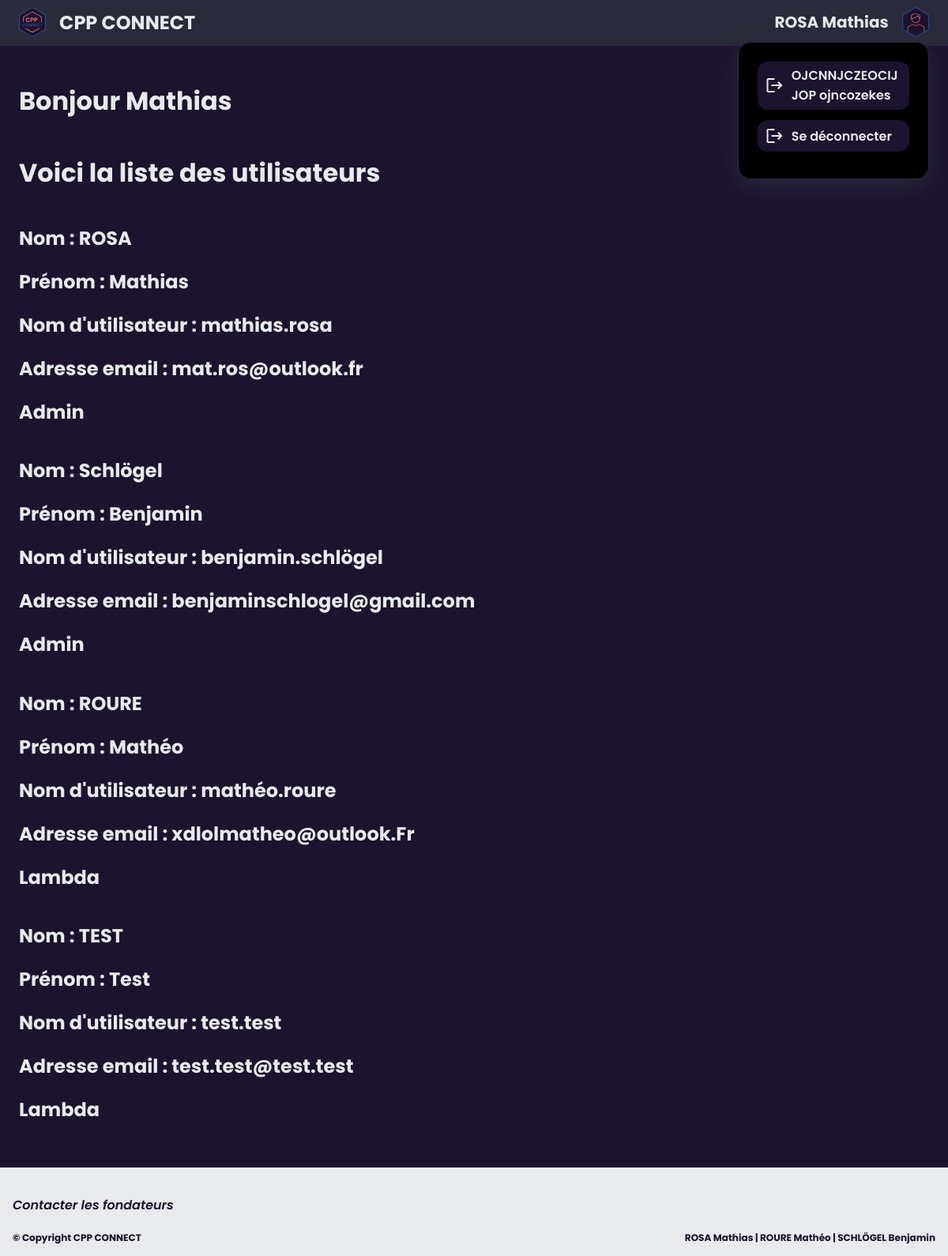
The app's page /admin-dashboard/ (signed in), older data.
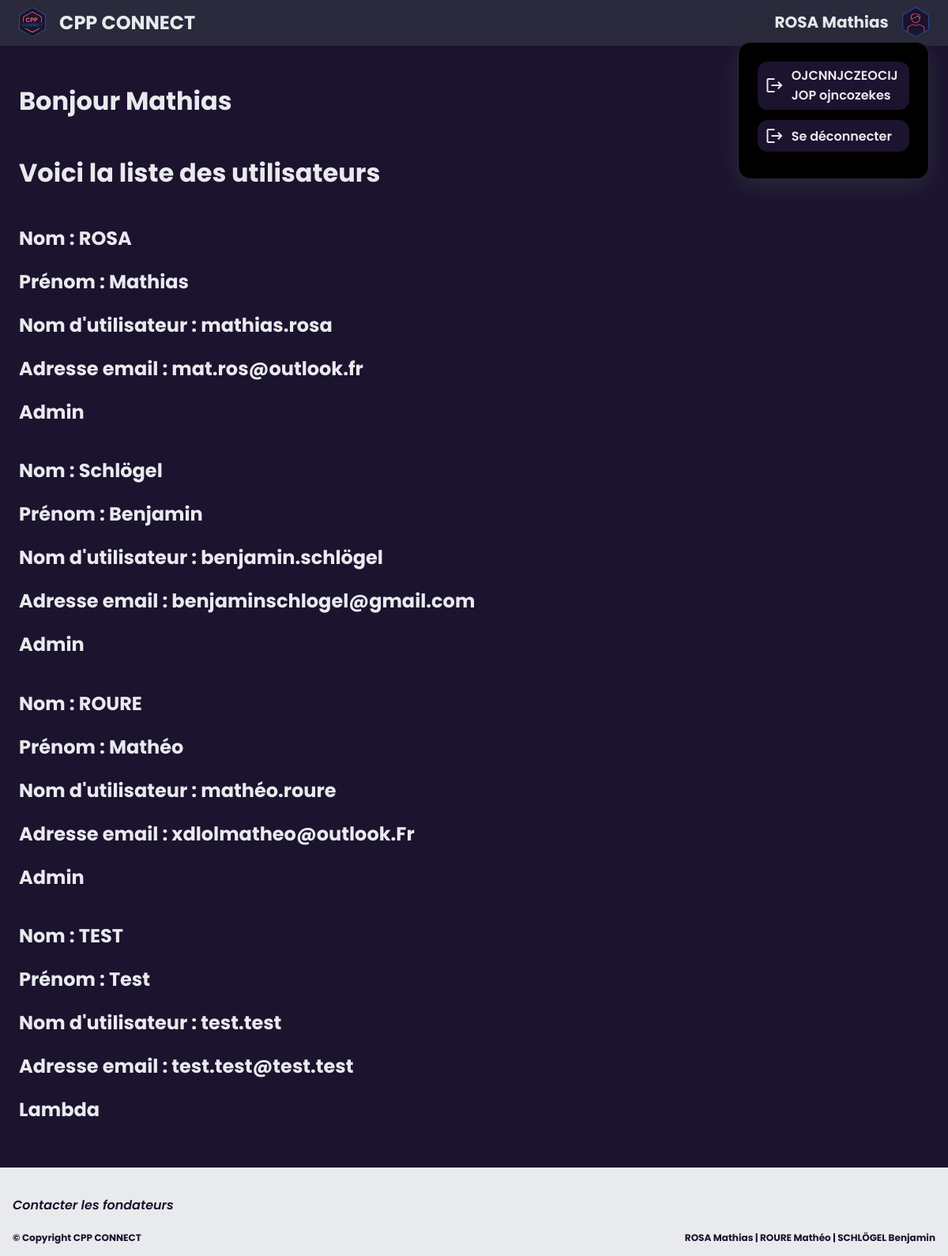
The same page, newer data.
### app/__init__.py (models this page shows)
class User(UserMixin, db.Model):
    id = db.Column(db.Integer, primary_key=True)
    name = db.Column(db.String(25), unique=True)
    surname = db.Column(db.String(25), unique=True)
    username = db.Column(db.String(15), unique=True)
    email = db.Column(db.String(50), unique=True)
    password = db.Column(db.String(80))
    admin = db.Column(db.Boolean)
    darkmode = db.Column(db.Boolean)

### app/__init__.py (the view)
@app.route('/admin-dashboard/')
@login_required
def admin():
    darkmode_status = "lightmode"
    if current_user.admin == 0:
        return redirect(url_for("dashboard"))
    else:
        if current_user.darkmode == True:
            darkmode_status = 'darkmode'
        userlist = [user for user in db.session.query(User)]
        return render_template('admin.html',
                                current_user=current_user,
                                userlist=userlist,
                                darkmode_status=darkmode_status,
                                )

### app/__init__.py (called while the page is built)
@login_manager.user_loader
def load_user(user_id):
    return User.query.get(int(user_id))

### app/templates/admin.html (shortened to what this page needs)
{% extends 'base.html' %}
{% block head %}
<link rel="stylesheet" href="{{ url_for('static', filename='styles/connected_styles.css') }}">
{% endblock %}
{% block content %}
<div class="content">
    <h1>Bonjour {{ current_user.surname }}</h1>
    <h1>Voici la liste des utilisateurs</h1>
    {% for user in userlist %}
    <div class="user" id="{{user.username}}">
        <h2 id="name">Nom : {{user.name}}</h2>
        <h2 id="surname">Prénom : {{user.surname}}</h2>
        <h2 id="username">Nom d'utilisateur : {{user.username}}</h2>
        <h2 id="email">Adresse email : {{user.email}}</h2>
        <h2 id="classe">
            {% if user.admin == 1 %}
            Admin
            {% elif user.admin == 2 %}
            Délégué
            {% else %}
            Lambda
            {% endif %}
        </h2>
    </div>
    {% endfor %}
</div>
{% endblock %}

### app/templates/base.html (shortened to what this page needs)
<!DOCTYPE html>
<html lang="fr">
<head>
    <link rel="stylesheet" href="{{ url_for('static', filename='styles/styles.css') }}">
    {% block head %}{% endblock %}
</head>
<body>
    <div class="header">
        <div class="header-left">
            <a href="{{ url_for('index') }}">
                <img src="{{ url_for('static', filename='img/' + darkmode_status + '/cpp_connect.svg') }}" alt="logo" class="logo">
                <h1>CPP CONNECT</h1>
            </a>
        </div>
        <div class="header-right">
            {% if current_user.is_anonymous %}
            <a href="{{ url_for('login') }}">
                <h2>Se connecter</h2>
                <img src="{{ url_for('static', filename='img/' + darkmode_status + '/user_connect.svg') }}" alt="logo" class="login-img">
            </a>
            {% else %}
                <a href="{{ url_for('dashboard') }}">
                    <h2>{{current_user.name}} {{current_user.surname}}</h2>
                    <img src="{{ url_for('static', filename='img/' + darkmode_status + '/user_connect.svg') }}" alt="logo" class="login-img">
                </a>
                <div class="dropdown-menu">
                    <a href="{{ url_for('logout') }}" class="item" >
                        <i class="material-icons">logout</i>
                        <p>OJCNNJCZEOCIJJOP ojncozekes</p>
                    </a>
                    <a href="{{ url_for('logout') }}" class="item" >
                        <i class="material-icons">logout</i>
                        <p>Se déconnecter</p>
                    </a>
                </div>
            {% endif %}
        </div>
    </div>
    {% block content %}{% endblock %}
    {% include 'footer.html' %}
</body>
</html>

### app/templates/footer.html
<div class="footer">
    <a href="{{ url_for('index') }}" ><div class="bouton">
        <h1>Contacter les fondateurs</h1>
    </div></a>
    <div class="footer-text">
        <h2 id="copyright">&copy; Copyright {{year}} CPP CONNECT</h2>
        <h2 id="creator">ROSA Mathias | ROURE Mathéo | SCHLÖGEL Benjamin</h2>
    </div>
</div>

### app/static/styles/styles.css (style rules this page uses)
:root { --couleur-accentuation: hsl(1, 80%, 68%); --gris-profond: hsl(218, 13%, 12%); --bleu-cpp: hsl(215, 50%, 23%); --gris-clair: hsl(240, 18%, 90%); --blanco: hsl(260, 43%, 97%); --blanc-ou-noir: white }
html { height: 100%; }
body { display: flex; flex-direction: column; margin: 0; font-family: 'Poppins', sans-serif; font-weight: 600; background-color: var(--blanco); }
p, h1, h2 { color: var(--gris-profond); }
.footer-text { display: flex; color: var(--blanco); }
#creator { display: flex; justify-content: flex-end; align-self: flex-end; flex: 1; }
.header { display: flex; flex: 1; align-items: center; height: 4.5em; background-color: var(--gris-clair); padding-left: 2%; padding-right: 2%; padding-top: 0; padding-bottom: 0.2%; font-weight: 600; position: -webkit-sticky; position: sticky; top: 0; z-index: 2; }
.header h1 { font-size: 2em; white-space: nowrap; }
.header h2 { font-size: 1.5em; white-space: nowrap; }
.header-left { display: flex; flex: 1; align-items: center; cursor: pointer; height: inherit; }
.header-left h1 { display: flex; width: fit-content; }
.logo { display: flex; height: 85%; padding-right: 3%; }
.header a { display: flex; width: 100%; align-items: center; height: inherit; color: inherit; text-decoration: inherit; cursor: pointer; }
.header-right { display: flex; flex: 1; justify-content: flex-end; align-self: flex-end; height: inherit; }
.header-right a { justify-content: flex-end; }
.login-img { display: flex; height: 75%; padding-left: 3%; }
.content { display: flex; flex-direction: column; padding: 2%; padding-bottom: 3%; }
.footer { display: flex; height: 10em; font-size: 0.5em; padding: 2em; background-color: var(--gris-profond); flex-direction: column; }
.footer h1 { display: flex; color: var(--blanco); font-weight: 600; }
.footer p, .footer h2 { color: var(--blanco); }
.footer a { display: flex; justify-content: center; color: var(--blanco); font-size: 01em; text-decoration: none; font-weight: 400; width: fit-content; width: -moz-fit-content; margin-top: 1em; margin-bottom: 0; font-style: italic; }
.dropdown-menu { position: fixed; width: 12em; right: 2%; top: 3.3em; background: var(--blanc-ou-noir); box-shadow: 0 8px 32px 0 var(--gris-clair); backdrop-filter: blur(1em); -webkit-backdrop-filter: blur(1em); border-radius: 1em; border: 0.1em solid var(--gris-clair); padding: 1.5em; padding-bottom: 1.25em; z-index: 3; }
.dropdown-menu a { display: flex; justify-content: flex-start; align-items: center; width: auto; min-height: 2.5em; height: fit-content; border-radius: 0.8em; background-color: var(--blanco); padding-left: 5%; margin-bottom: 7%; color: var(--gris-profond); }
.dropdown-menu p { font-size: 1em; margin: 3%; margin-left: 5%; overflow-wrap: anywhere; color: inherit; }

### app/static/styles/connected_styles.css (style rules this page uses)
.header { height: 3.5em; }
.header h1 { font-size: 1.5em; }
.header h2 { font-size: 1.25em; }
.logo { height: 3em; }
.header img { height: 2.4em; }

### app/templates/darkmode.html (style rules this page uses)
:root { --couleur-accentuation: hsl(1, 80%, 68%); --bleu-cpp: hsl(215, 60%, 33%); --gris-profond: hsl(218, 13%, 92%); --gris-clair: hsl(240, 18%, 20%); --blanco: hsl(260, 43%, 13%); --blanc-ou-noir: black }

Row changes from the older to the newer data that the page shows:
changed User "ROURE": admin "Lambda" → "Admin"
